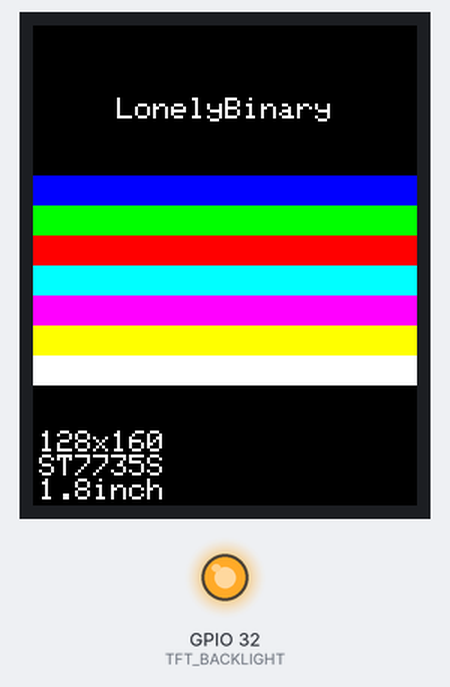
This sketch was run on a simulated ESP32. On the bench: 128×160 colour display, output pins drawn as LEDs (lit = HIGH). Pins used as bus, display or sensor lines are not drawn; what the sketch prints to the serial monitor is not drawn.

Above: at 1.3 s.

The sketch:

1.8inch_Test.ino
```cpp
/*
 * SPI TFT-LCD Test Sketch (Arduino IDE)
 *
 * What it does: lights up the screen and draws "LonelyBinary" plus a set of
 * color bars, so you can confirm your display and wiring work. Display only
 * (no touch). The backlight is simple on/off (no brightness control).
 *
 * Display:    1.8 inch, 128x160 pixels
 * Driver IC:  ST7735S
 *
 * Before uploading, pick your board in Arduino IDE under Tools -> Board:
 * "ESP32S3 Dev Module" for an ESP32-S3, or "ESP32 Dev Module" for a classic ESP32.
 *
 * Library needed (install once via Tools -> Manage Libraries):
 * - "GFX Library for Arduino" by moononournation. Any recent version works.
 */

#include <Arduino_GFX_Library.h>

// ==================== Color Name Compatibility ====================
// GFX Library 1.6.5+ renamed the short color macros (BLACK, RED, ...) to RGB565_*.
// These aliases keep the sketch compiling on both old (<=1.6.4) and new (>=1.6.5)
// versions. The #ifndef guard makes it a no-op on versions that still define BLACK.
#ifndef BLACK
  #define BLACK   RGB565_BLACK
  #define WHITE   RGB565_WHITE
  #define RED     RGB565_RED
  #define GREEN   RGB565_GREEN
  #define BLUE    RGB565_BLUE
  #define YELLOW  RGB565_YELLOW
  #define MAGENTA RGB565_MAGENTA
  #define CYAN    RGB565_CYAN
#endif


// ==================== SPI LCD Pin Definitions ====================
// 8-pin SPI LCD display pin definitions:
// 1.LEDA/BLK, 2.GND, 3.RESET, 4.DC/RS/A0, 5.SDA/MOSI, 6.SCL/SCLK, 7.VDD, 8.CS
// 4-wire SPI: CS, DC/RS, SCLK, MOSI

// This kit ships wired for ESP32-S3, but the display module's ribbon cable works
// with any board. Pins are selected automatically based on the board you choose
// in Arduino IDE (Tools -> Board), so the same sketch compiles on both.
#if defined(CONFIG_IDF_TARGET_ESP32S3)
  // ESP32-S3 (select "ESP32S3 Dev Module") - default wiring for this kit
  #define TFT_CS    10   // CS  (Chip Select)
  #define TFT_RST   42   // RESET
  #define TFT_DC    2    // DC/RS/A0 (Data/Command) - **Must connect!**
  #define TFT_MOSI  11   // SDA/MOSI (SPI data)
  #define TFT_SCLK  12   // SCL/SCLK (SPI clock)
  #define TFT_BACKLIGHT 41  // LEDA/BLK (Backlight)
  #define TFT_USE_PSRAM true
  #define TFT_SPI_NUM   HSPI    // S3: SPI3 host (=1). Usable buses are FSPI(=0) and HSPI(=1).
#else
  // Classic ESP32 (e.g. Lonely Binary PinPulse, select "ESP32 Dev Module")
  // NOTE: GPIO 41/42 do not exist on classic ESP32, and GPIO 6-11 are reserved for
  // the on-chip SPI flash, so the S3 pins above cannot be used. These are the
  // standard VSPI pins for classic ESP32.
  #define TFT_CS    15   // CS  (Chip Select)
  #define TFT_RST   4    // RESET
  #define TFT_DC    2    // DC/RS/A0 (Data/Command) - **Must connect!**
  #define TFT_MOSI  23   // SDA/MOSI (SPI data, VSPI default)
  #define TFT_SCLK  18   // SCL/SCLK (SPI clock, VSPI default)
  #define TFT_BACKLIGHT 32  // LEDA/BLK (Backlight)
  #define TFT_USE_PSRAM false
  #define TFT_SPI_NUM   VSPI    // classic ESP32: SPI3 host (=3). NOT FSPI(=1) -- that is the on-chip flash bus.
#endif

// Wiring quick-reference (which GPIO to use depends on your board).
// The #if block above picks these for you automatically based on the board
// you select in Arduino IDE - you do NOT need to edit any code.
//
//   Display pin        ESP32-S3      Classic ESP32   What it does
//   VDD (pin 7)        3.3V          3.3V            Power (use 3.3V, NEVER 5V)
//   GND (pin 2)        GND           GND             Ground
//   CS  (pin 8)        GPIO 10       GPIO 15         Chip select
//   RESET (pin 3)      GPIO 42       GPIO 4          Reset
//   DC/RS/A0 (pin 4)   GPIO 2        GPIO 2          Data/command (must connect!)
//   SDA/MOSI (pin 5)   GPIO 11       GPIO 23         SPI data
//   SCL/SCLK (pin 6)   GPIO 12       GPIO 18         SPI clock
//   LEDA/BLK (pin 1)   GPIO 41       GPIO 32         Backlight (on/off only)

// ==================== Create the display object ====================
// Two steps. First, "bus" describes HOW we talk to the screen: hardware SPI
// using the DC, CS, SCLK and MOSI pins defined above (MISO is unused here).
// Then "gfx" is the actual ST7735S screen driver (128x160) we call to draw.
Arduino_DataBus *bus = new Arduino_ESP32SPI(TFT_DC, TFT_CS, TFT_SCLK, TFT_MOSI, GFX_NOT_DEFINED /* MISO (not used) */, TFT_SPI_NUM /* HSPI on S3, VSPI on classic ESP32 */, true /* is_shared_interface */);
Arduino_ST7735 *gfx = new Arduino_ST7735(bus, TFT_RST, 0 /* rotation */, true /* IPS */, 128 /* width */, 160 /* height */, 0 /* col offset 1 */, 0 /* row offset 1 */, 0 /* col offset 2 */, 0 /* row offset 2 */);

// ==================== BGR Color Conversion ====================
// RGB565 to BGR565: Swap R and B channels
// RGB565 format: RRRRR GGGGGG BBBBB (16-bit)
// BGR565 format: BBBBB GGGGGG RRRRR (16-bit)
uint16_t RGBtoBGR(uint16_t rgb) {
  // Extract RGB565 channels
  uint8_t r = (rgb >> 11) & 0x1F;  // Upper 5 bits are R
  uint8_t g = (rgb >> 5) & 0x3F;    // Middle 6 bits are G
  uint8_t b = rgb & 0x1F;            // Lower 5 bits are B
  // Recombine as BGR565: BBBBB GGGGGG RRRRR
  return (b << 11) | (g << 5) | r;
}

// ==================== Display LonelyBinary and Color Bars ====================
void displayLonelyBinary() {
  gfx->fillScreen(BLACK);

  // Top section: Center display "LonelyBinary" (adapt to screen size, ensure it doesn't exceed)
  gfx->setTextColor(WHITE);
  gfx->setTextSize(1);  // 128px width, size=2 would exceed, changed to size=1
  int textWidth = strlen("LonelyBinary") * 1 * 6;  // Estimate text width: 12*1*6=72px
  int textX = (gfx->width() - textWidth) / 2;
  int textY = 24;  // Top section
  gfx->setCursor(textX, textY);
  gfx->println("LonelyBinary");

  // Bottom section: 8 horizontal color bars
  // Note: 1.8 inch ST7735S display may need BGR mode for correct color display
  // Use BGR conversion function to convert RGB colors to BGR colors
  uint16_t rgbColors[] = {
    RED, GREEN, BLUE, YELLOW, MAGENTA, CYAN, WHITE, BLACK
  };
  uint16_t bgrColors[8];
  for (int i = 0; i < 8; i++) {
    bgrColors[i] = RGBtoBGR(rgbColors[i]);  // Convert to BGR mode
  }

  int barStartY = 50;
  int barHeight = 10;  // Each color bar height (widened)
  int barWidth = gfx->width();  // Color bar width (full screen width)

  for (int i = 0; i < 8; i++) {
    gfx->fillRect(0, barStartY + i * barHeight, barWidth, barHeight, bgrColors[i]);
  }

  // Bottom: Display screen information (resolution, driver, inch size)
  gfx->setTextColor(WHITE);
  gfx->setTextSize(1);
  int infoY = 135;
  gfx->setCursor(2, infoY);
  gfx->print("128x160");
  gfx->setCursor(2, infoY + 8);
  gfx->print("ST7735S");
  gfx->setCursor(2, infoY + 16);
  gfx->print("1.8inch");
}

// ==================== Initialization ====================
void setup() {
  Serial.begin(115200);
  delay(1000);

  Serial.println("========================================");
  Serial.println("SPI LCD Test Program");
  Serial.println("Driver IC: ST7735S");
  Serial.println("Display Size: 1.8 inch");
  Serial.println("Resolution: 128x160");
  Serial.println("Using Arduino GFX Official Library");
  Serial.println("========================================");

  // Turn the backlight on (on/off only, no brightness control).
  pinMode(TFT_BACKLIGHT, OUTPUT);
  digitalWrite(TFT_BACKLIGHT, HIGH);  // HIGH = backlight ON

  // Initialize LCD
  Serial.println("Initializing LCD...");

  // Reset display first
  pinMode(TFT_RST, OUTPUT);
  digitalWrite(TFT_RST, LOW);
  delay(10);
  digitalWrite(TFT_RST, HIGH);
  delay(120);

  // ST7735S initialization (128x160)
  Serial.println("Initializing ST7735S display (128x160)...");

  if (!gfx->begin()) {
    Serial.println("LCD initialization failed!");
    while (1);
  }

  // Set rotation direction (optional)
  gfx->setRotation(0);  // 0=normal, 1=90°, 2=180°, 3=270°

  Serial.println("LCD initialization complete");

  // Display LonelyBinary and color bars (static display)
  displayLonelyBinary();

  Serial.println("Display ready - showing static LonelyBinary and color bars");
}

// ==================== Main Loop ====================
void loop() {
  // Static display - nothing to do in loop
  delay(1000);
}
```
